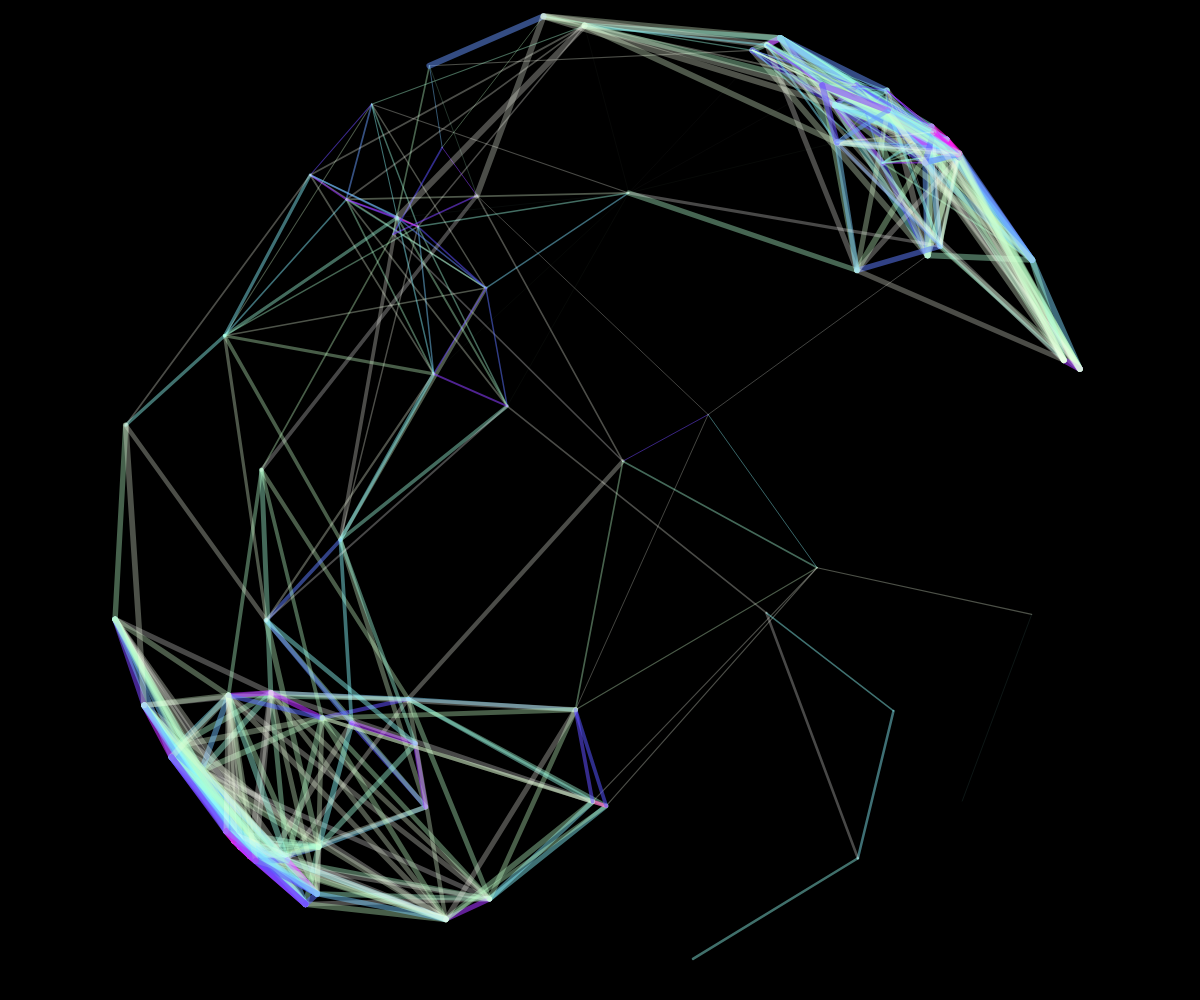
Frame 1 (no input)
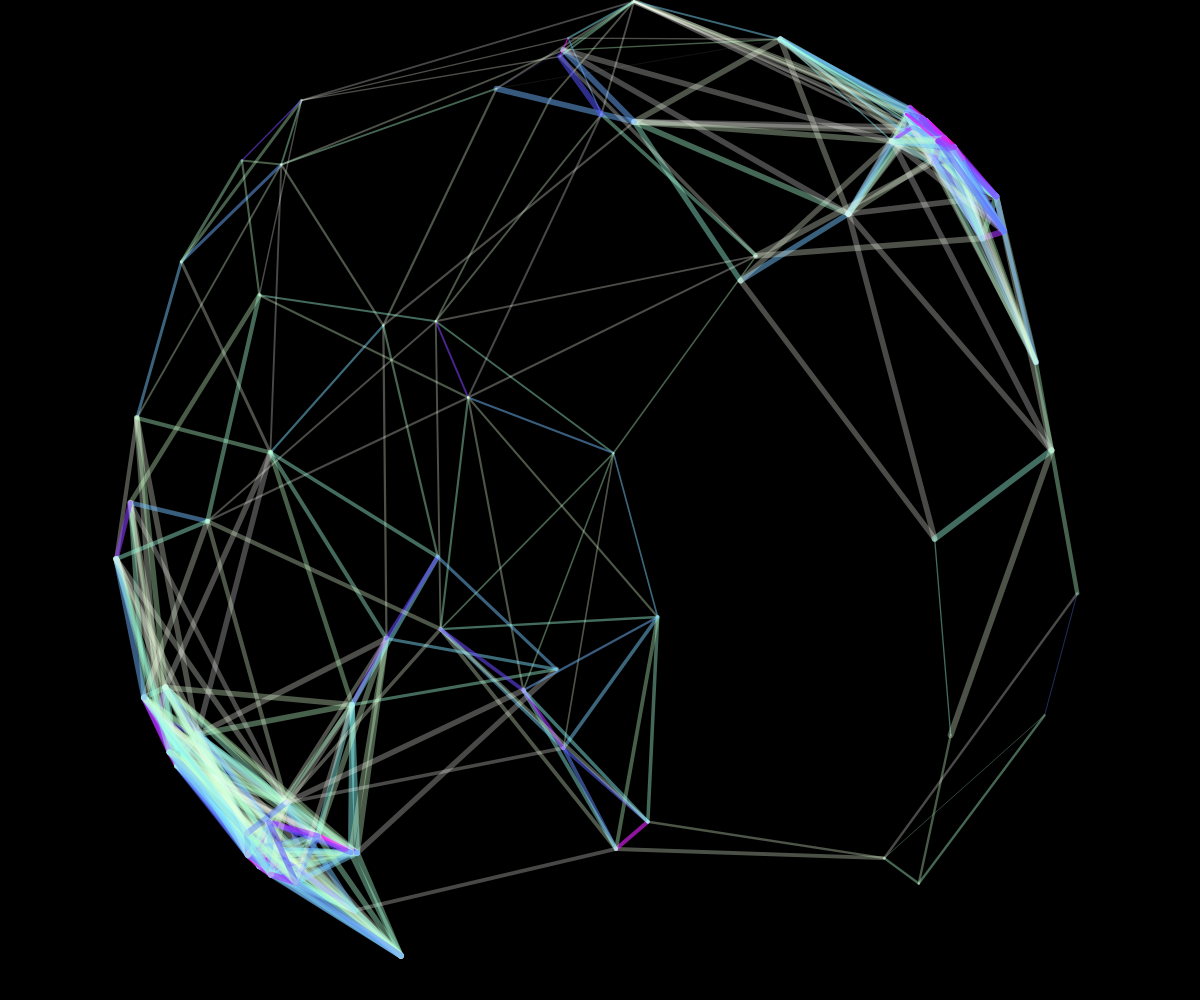
Frame 60 (no input)
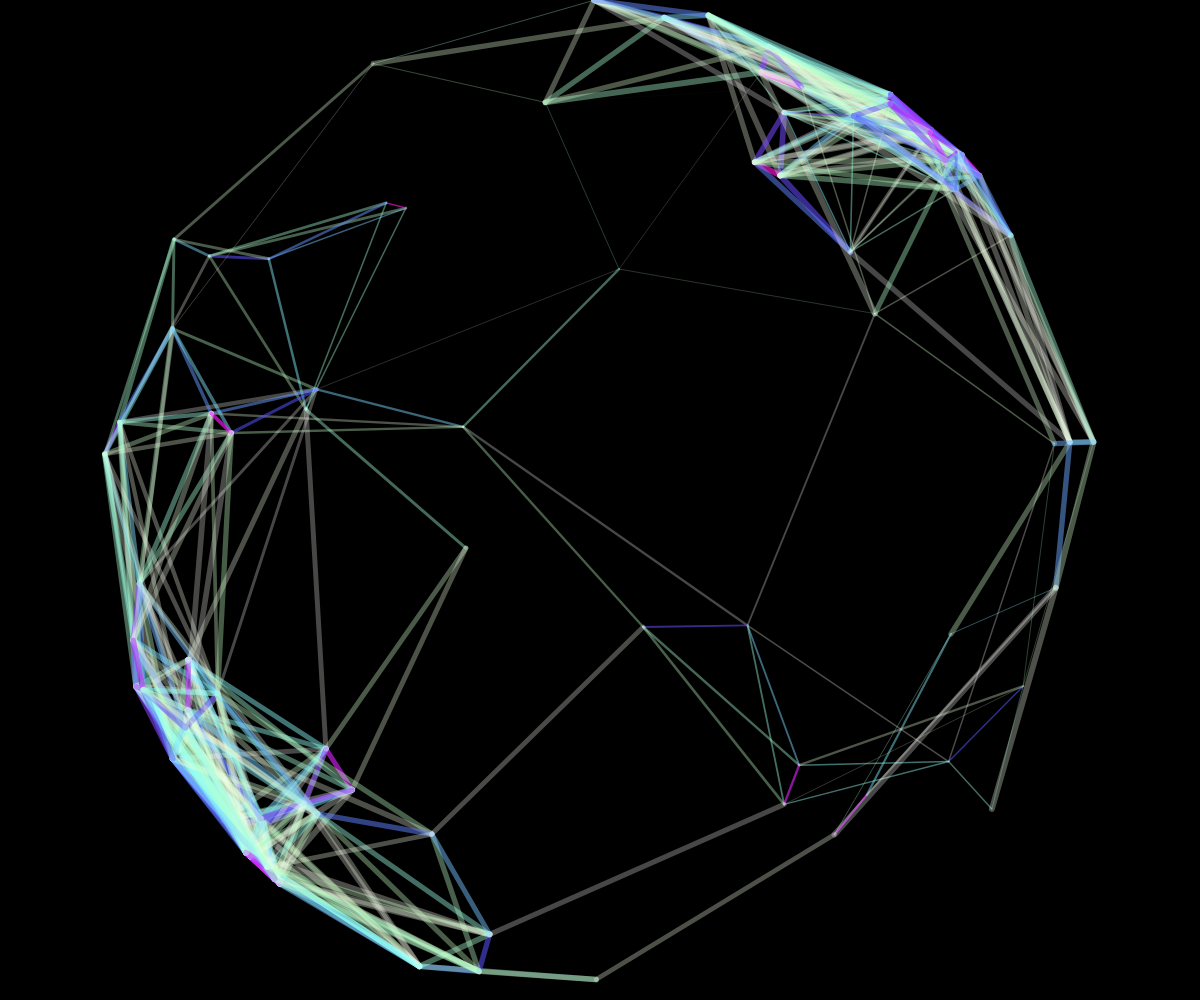
Frame 120 (the mouse pressed at the canvas centre since frame 60)

The p5.js sketch that drew these frames (run headless with seeded random() and noise() and a simulated clock; from frame 60 on, the mouse is pressed at the canvas centre):

// p5.js sketch
// ── sketch.js
var fr = 60.0;
var pn = 80;
var p_array = [];
var distance;

class Particle{
  constructor(theta, phi, vel_theta, vel_phi){
    this.r = min(windowWidth*0.5, windowHeight*0.5);
		this.theta = theta;
    this.phi = phi;
		this.vel_theta = vel_theta;
		this.vel_phi = vel_phi;
    this.x = this.r*Math.cos(this.phi)*Math.cos(this.theta);
    this.y = this.r*Math.cos(this.phi)*Math.sin(this.theta);
    this.z = this.r*Math.sin(this.phi);
    this.update = function(){
      var timestep = 1.0/fr;
      this.theta = this.theta + this.vel_theta*timestep;
      this.phi = this.phi + this.vel_phi*timestep;
      this.x = this.r*Math.cos(this.phi)*Math.cos(this.theta);
      this.y = this.r*Math.cos(this.phi)*Math.sin(this.theta);
      this.z = this.r*Math.sin(this.phi);
    };
    this.rot_x = function(rad){
      //this.x = this.x;
      return new Array(this.y*Math.cos(rad) - this.z*Math.sin(rad),  this.y*Math.sin(rad) + this.z*Math.cos(rad));
      //this.z = this.y*Math.sin(rad) + this.z*Math.cos(rad);

    }
    this.rot_y = function(rad){
      this.x = this.x;
      this.y = this.y*Math.cos(rad) - this.z*Math.sin(rad);
      this.z = this.y*Math.sin(rad) + this.z*Math.cos(rad);
    }
    this.rot_z = function(rad){
      this.x = this.x;
      this.y = this.y*Math.cos(rad) - this.z*Math.sin(rad);
      this.z = this.y*Math.sin(rad) + this.z*Math.cos(rad);
    }
  }
};

function setup() {
	createCanvas(windowWidth, windowHeight);
  colorMode(HSB, 360, 100, 100, 255);
  frameRate(fr);
  background(0);
  var a = 2*Math.PI*Math.random();
  var b = 2*Math.PI*Math.random();

	for (var i = 0; i < pn; i++){
		p_array.push(new Particle(2*Math.PI*Math.random(), 2*Math.PI*Math.random(), (0.2*Math.PI*Math.random()), (0.2*Math.PI*Math.random())));
    //p_array.push(new Particle(0.5*Math.PI, 0, (0.3*Math.PI), (0.0*Math.PI)));
	}
  //rotateX(0.25*Math.PI);
}

function draw() {
  background(0);
  var close = min(windowWidth*0.5, windowHeight*0.5)*0.7;
  //clear();
	stroke(0,0,40);
	fill(180,100,100);
  for(let p of p_array){
		p.rot_x(0.25*Math.PI/fr);
	}
  /*
	for(let p of p_array){
    strokeWeight(10.0);
		point(p.y + windowWidth*0.5, p.z + windowHeight*0.5);
	}
  */

  for(let p of p_array){
		p.update();
	}



	for(var i = 0; i < pn; i++){
		for(var j=i+1; j < pn; j++){
			distance = Math.sqrt((p_array[i].x - p_array[j].x)**2 + (p_array[i].y - p_array[j].y)**2 + (p_array[i].z - p_array[j].z)**2)
			if (distance < close) {
				stroke(-distance/close*270+330, -(distance/close-1)*100, 100, -(distance/close-1)*100+70);
        //stroke(-distance/close*270+330, 0, -(distance/close-1)*100, -(distance/close-1)*100+90);
				strokeWeight(((p_array[i].z+p_array[i].z)*0.5 + p_array[i].r*0.5)/p_array[i].r*4.0);
				line(p_array[i].rot_x(0.25*Math.PI)[0]+windowWidth*0.5, p_array[i].rot_x(0.25*Math.PI)[1]+windowHeight*0.5, p_array[j].rot_x(0.25*Math.PI)[0]+windowWidth*0.5, p_array[j].rot_x(0.25*Math.PI)[1]+windowHeight*0.5);
			}
		}
	}
}

function mouseClicked(){
}
function windowResized() {
  resizeCanvas(windowWidth, windowHeight);
}
